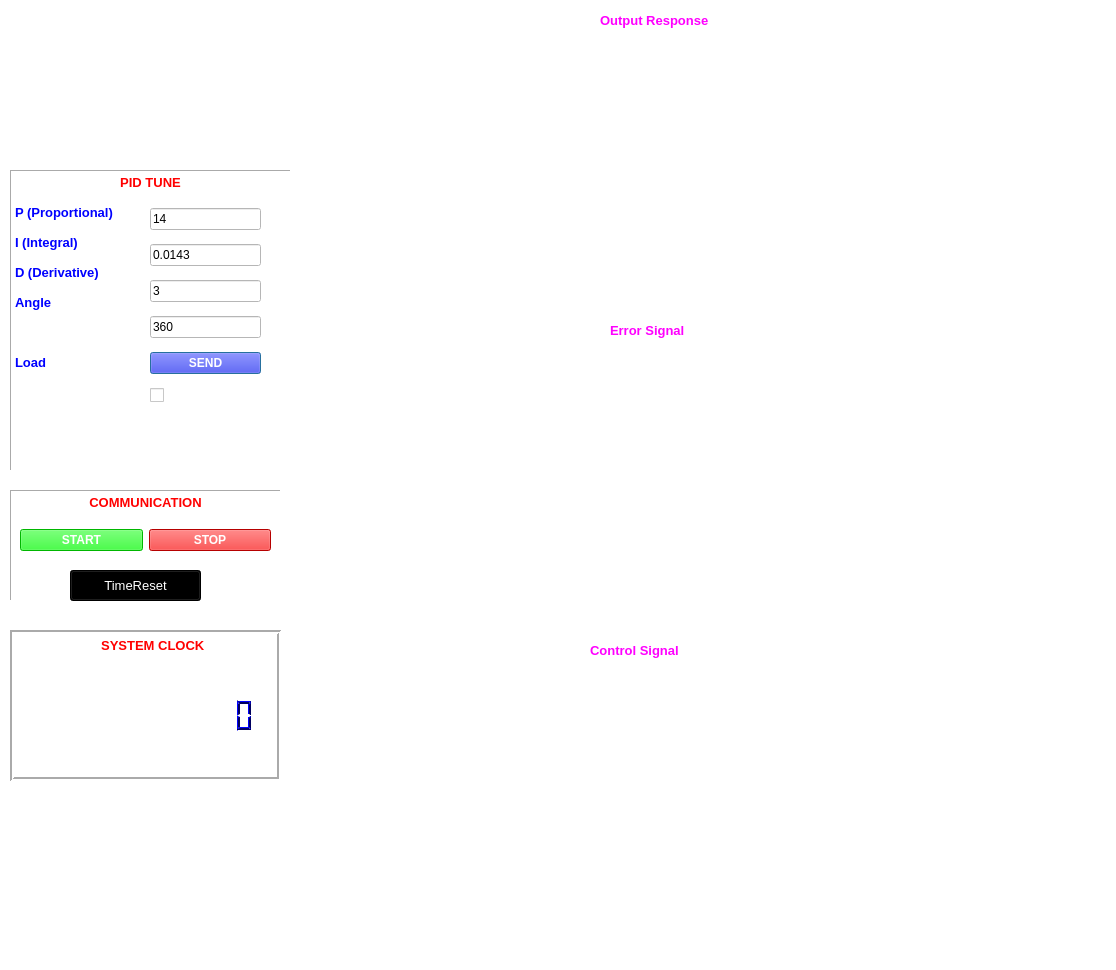
<?xml version="1.0" encoding="UTF-8"?>
<ui version="4.0">
 <class>SecDialog</class>
 <widget class="QDialog" name="SecDialog">
  <property name="geometry">
   <rect>
    <x>0</x>
    <y>0</y>
    <width>1116</width>
    <height>970</height>
   </rect>
  </property>
  <property name="windowTitle">
   <string>Dialog</string>
  </property>
  <property name="styleSheet">
   <string notr="true">background-color: rgb(255, 255, 255);</string>
  </property>
  <widget class="QTextBrowser" name="textBrowser">
   <property name="geometry">
    <rect>
     <x>10</x>
     <y>170</y>
     <width>281</width>
     <height>301</height>
    </rect>
   </property>
   <property name="frameShape">
    <enum>QFrame::Panel</enum>
   </property>
   <property name="html">
    <string>&lt;!DOCTYPE HTML PUBLIC &quot;-//W3C//DTD HTML 4.0//EN&quot; &quot;http://www.w3.org/TR/REC-html40/strict.dtd&quot;&gt;
&lt;html&gt;&lt;head&gt;&lt;meta name=&quot;qrichtext&quot; content=&quot;1&quot; /&gt;&lt;style type=&quot;text/css&quot;&gt;
p, li { white-space: pre-wrap; }
&lt;/style&gt;&lt;/head&gt;&lt;body style=&quot; font-family:'MS Shell Dlg 2'; font-size:8.25pt; font-weight:400; font-style:normal;&quot;&gt;
&lt;p align=&quot;center&quot; style=&quot; margin-top:0px; margin-bottom:0px; margin-left:0px; margin-right:0px; -qt-block-indent:0; text-indent:0px;&quot;&gt;&lt;span style=&quot; font-size:10pt; font-weight:600; color:#ff0000;&quot;&gt;PID TUNE&lt;/span&gt;&lt;/p&gt;
&lt;p style=&quot;-qt-paragraph-type:empty; margin-top:0px; margin-bottom:0px; margin-left:0px; margin-right:0px; -qt-block-indent:0; text-indent:0px; font-size:10pt; font-weight:600; color:#0000ff;&quot;&gt;&lt;br /&gt;&lt;/p&gt;
&lt;p style=&quot; margin-top:0px; margin-bottom:0px; margin-left:0px; margin-right:0px; -qt-block-indent:0; text-indent:0px;&quot;&gt;&lt;span style=&quot; font-size:10pt; font-weight:600; color:#0000ff;&quot;&gt;P (Proportional)&lt;/span&gt;&lt;/p&gt;
&lt;p style=&quot;-qt-paragraph-type:empty; margin-top:0px; margin-bottom:0px; margin-left:0px; margin-right:0px; -qt-block-indent:0; text-indent:0px; font-size:10pt; font-weight:600; color:#0000ff;&quot;&gt;&lt;br /&gt;&lt;/p&gt;
&lt;p style=&quot; margin-top:0px; margin-bottom:0px; margin-left:0px; margin-right:0px; -qt-block-indent:0; text-indent:0px;&quot;&gt;&lt;span style=&quot; font-size:10pt; font-weight:600; color:#0000ff;&quot;&gt;I (Integral)&lt;/span&gt;&lt;/p&gt;
&lt;p style=&quot;-qt-paragraph-type:empty; margin-top:0px; margin-bottom:0px; margin-left:0px; margin-right:0px; -qt-block-indent:0; text-indent:0px; font-size:10pt; font-weight:600; color:#0000ff;&quot;&gt;&lt;br /&gt;&lt;/p&gt;
&lt;p style=&quot; margin-top:0px; margin-bottom:0px; margin-left:0px; margin-right:0px; -qt-block-indent:0; text-indent:0px;&quot;&gt;&lt;span style=&quot; font-size:10pt; font-weight:600; color:#0000ff;&quot;&gt;D (Derivative)&lt;/span&gt;&lt;/p&gt;
&lt;p style=&quot;-qt-paragraph-type:empty; margin-top:0px; margin-bottom:0px; margin-left:0px; margin-right:0px; -qt-block-indent:0; text-indent:0px; font-size:10pt; font-weight:600; color:#0000ff;&quot;&gt;&lt;br /&gt;&lt;/p&gt;
&lt;p style=&quot; margin-top:0px; margin-bottom:0px; margin-left:0px; margin-right:0px; -qt-block-indent:0; text-indent:0px;&quot;&gt;&lt;span style=&quot; font-size:10pt; font-weight:600; color:#0000ff;&quot;&gt;Angle&lt;/span&gt;&lt;/p&gt;
&lt;p style=&quot;-qt-paragraph-type:empty; margin-top:0px; margin-bottom:0px; margin-left:0px; margin-right:0px; -qt-block-indent:0; text-indent:0px; font-size:10pt; font-weight:600; color:#0000ff;&quot;&gt;&lt;br /&gt;&lt;/p&gt;
&lt;p style=&quot;-qt-paragraph-type:empty; margin-top:0px; margin-bottom:0px; margin-left:0px; margin-right:0px; -qt-block-indent:0; text-indent:0px; font-size:10pt; font-weight:600; color:#0000ff;&quot;&gt;&lt;br /&gt;&lt;/p&gt;
&lt;p style=&quot;-qt-paragraph-type:empty; margin-top:0px; margin-bottom:0px; margin-left:0px; margin-right:0px; -qt-block-indent:0; text-indent:0px; font-size:10pt; font-weight:600; color:#0000ff;&quot;&gt;&lt;br /&gt;&lt;/p&gt;
&lt;p style=&quot; margin-top:0px; margin-bottom:0px; margin-left:0px; margin-right:0px; -qt-block-indent:0; text-indent:0px;&quot;&gt;&lt;span style=&quot; font-size:10pt; font-weight:600; color:#0000ff;&quot;&gt;Load&lt;/span&gt;&lt;/p&gt;&lt;/body&gt;&lt;/html&gt;</string>
   </property>
  </widget>
  <widget class="QWidget" name="verticalLayoutWidget">
   <property name="geometry">
    <rect>
     <x>150</x>
     <y>200</y>
     <width>111</width>
     <height>211</height>
    </rect>
   </property>
   <layout class="QVBoxLayout" name="verticalLayout">
    <item>
     <widget class="QLineEdit" name="KpLineEdit">
      <property name="text">
       <string>14</string>
      </property>
     </widget>
    </item>
    <item>
     <widget class="QLineEdit" name="KiLineEdit">
      <property name="text">
       <string>0.0143</string>
      </property>
     </widget>
    </item>
    <item>
     <widget class="QLineEdit" name="KdLineEdit">
      <property name="text">
       <string>3</string>
      </property>
     </widget>
    </item>
    <item>
     <widget class="QLineEdit" name="AngleLineEdit">
      <property name="text">
       <string>360</string>
      </property>
     </widget>
    </item>
    <item>
     <widget class="QPushButton" name="send_btn">
      <property name="font">
       <font>
        <pointsize>9</pointsize>
        <weight>75</weight>
        <bold>true</bold>
       </font>
      </property>
      <property name="styleSheet">
       <string notr="true">color: rgb(255, 255, 255);
background-color: rgb(0, 0, 255);</string>
      </property>
      <property name="text">
       <string>SEND</string>
      </property>
     </widget>
    </item>
    <item>
     <widget class="QCheckBox" name="checkBox">
      <property name="text">
       <string/>
      </property>
     </widget>
    </item>
   </layout>
  </widget>
  <widget class="QTextBrowser" name="textBrowser_2">
   <property name="geometry">
    <rect>
     <x>10</x>
     <y>490</y>
     <width>271</width>
     <height>111</height>
    </rect>
   </property>
   <property name="frameShape">
    <enum>QFrame::Panel</enum>
   </property>
   <property name="html">
    <string>&lt;!DOCTYPE HTML PUBLIC &quot;-//W3C//DTD HTML 4.0//EN&quot; &quot;http://www.w3.org/TR/REC-html40/strict.dtd&quot;&gt;
&lt;html&gt;&lt;head&gt;&lt;meta name=&quot;qrichtext&quot; content=&quot;1&quot; /&gt;&lt;style type=&quot;text/css&quot;&gt;
p, li { white-space: pre-wrap; }
&lt;/style&gt;&lt;/head&gt;&lt;body style=&quot; font-family:'MS Shell Dlg 2'; font-size:8.25pt; font-weight:400; font-style:normal;&quot;&gt;
&lt;p align=&quot;center&quot; style=&quot; margin-top:0px; margin-bottom:0px; margin-left:0px; margin-right:0px; -qt-block-indent:0; text-indent:0px;&quot;&gt;&lt;span style=&quot; font-size:10pt; font-weight:600; color:#ff0000;&quot;&gt;COMMUNICATION&lt;/span&gt;&lt;/p&gt;&lt;/body&gt;&lt;/html&gt;</string>
   </property>
  </widget>
  <widget class="QWidget" name="horizontalLayoutWidget">
   <property name="geometry">
    <rect>
     <x>20</x>
     <y>520</y>
     <width>251</width>
     <height>41</height>
    </rect>
   </property>
   <layout class="QHBoxLayout" name="horizontalLayout">
    <item>
     <widget class="QPushButton" name="start_btn">
      <property name="font">
       <font>
        <pointsize>9</pointsize>
        <weight>75</weight>
        <bold>true</bold>
       </font>
      </property>
      <property name="styleSheet">
       <string notr="true">color: rgb(255, 255, 255);
background-color: rgb(0, 255, 0);</string>
      </property>
      <property name="text">
       <string>START</string>
      </property>
     </widget>
    </item>
    <item>
     <widget class="QPushButton" name="stop_btn">
      <property name="font">
       <font>
        <pointsize>9</pointsize>
        <weight>75</weight>
        <bold>true</bold>
       </font>
      </property>
      <property name="styleSheet">
       <string notr="true">color: rgb(255, 255, 255);
background-color: rgb(255, 0, 0);</string>
      </property>
      <property name="text">
       <string>STOP</string>
      </property>
     </widget>
    </item>
   </layout>
  </widget>
  <widget class="QCustomPlot" name="plot_dapung" native="true">
   <property name="geometry">
    <rect>
     <x>340</x>
     <y>30</y>
     <width>671</width>
     <height>291</height>
    </rect>
   </property>
  </widget>
  <widget class="QCustomPlot" name="plot_saiso" native="true">
   <property name="geometry">
    <rect>
     <x>340</x>
     <y>350</y>
     <width>671</width>
     <height>291</height>
    </rect>
   </property>
  </widget>
  <widget class="QTextBrowser" name="textBrowser_3">
   <property name="geometry">
    <rect>
     <x>10</x>
     <y>630</y>
     <width>271</width>
     <height>151</height>
    </rect>
   </property>
   <property name="styleSheet">
    <string notr="true">color: rgb(255, 0, 0);</string>
   </property>
   <property name="frameShape">
    <enum>QFrame::Box</enum>
   </property>
   <property name="lineWidth">
    <number>2</number>
   </property>
   <property name="midLineWidth">
    <number>0</number>
   </property>
   <property name="html">
    <string>&lt;!DOCTYPE HTML PUBLIC &quot;-//W3C//DTD HTML 4.0//EN&quot; &quot;http://www.w3.org/TR/REC-html40/strict.dtd&quot;&gt;
&lt;html&gt;&lt;head&gt;&lt;meta name=&quot;qrichtext&quot; content=&quot;1&quot; /&gt;&lt;style type=&quot;text/css&quot;&gt;
p, li { white-space: pre-wrap; }
&lt;/style&gt;&lt;/head&gt;&lt;body style=&quot; font-family:'MS Shell Dlg 2'; font-size:8.25pt; font-weight:400; font-style:normal;&quot;&gt;
&lt;p align=&quot;center&quot; style=&quot; margin-top:0px; margin-bottom:0px; margin-left:0px; margin-right:0px; -qt-block-indent:0; text-indent:0px;&quot;&gt;&lt;span style=&quot; font-size:10pt; font-weight:600; color:#ff0000;&quot;&gt;    SYSTEM CLOCK&lt;/span&gt;&lt;/p&gt;&lt;/body&gt;&lt;/html&gt;</string>
   </property>
  </widget>
  <widget class="QPushButton" name="reset_btn">
   <property name="geometry">
    <rect>
     <x>70</x>
     <y>570</y>
     <width>131</width>
     <height>31</height>
    </rect>
   </property>
   <property name="font">
    <font>
     <pointsize>10</pointsize>
    </font>
   </property>
   <property name="styleSheet">
    <string notr="true">color: rgb(255, 255, 255);
background-color: rgb(0, 0, 0);</string>
   </property>
   <property name="text">
    <string>TimeReset</string>
   </property>
  </widget>
  <widget class="QCustomPlot" name="plot_dieukhien" native="true">
   <property name="geometry">
    <rect>
     <x>340</x>
     <y>670</y>
     <width>671</width>
     <height>291</height>
    </rect>
   </property>
  </widget>
  <widget class="QLabel" name="label_slider">
   <property name="geometry">
    <rect>
     <x>200</x>
     <y>450</y>
     <width>55</width>
     <height>16</height>
    </rect>
   </property>
   <property name="font">
    <font>
     <pointsize>10</pointsize>
     <weight>75</weight>
     <bold>true</bold>
    </font>
   </property>
   <property name="styleSheet">
    <string notr="true">color: rgb(255, 0, 0);</string>
   </property>
   <property name="text">
    <string/>
   </property>
  </widget>
  <widget class="QLCDNumber" name="temp_lcdNumber">
   <property name="geometry">
    <rect>
     <x>20</x>
     <y>670</y>
     <width>241</width>
     <height>91</height>
    </rect>
   </property>
   <property name="palette">
    <palette>
     <active>
      <colorrole role="WindowText">
       <brush brushstyle="SolidPattern">
        <color alpha="255">
         <red>0</red>
         <green>0</green>
         <blue>94</blue>
        </color>
       </brush>
      </colorrole>
      <colorrole role="Button">
       <brush brushstyle="SolidPattern">
        <color alpha="255">
         <red>255</red>
         <green>255</green>
         <blue>255</blue>
        </color>
       </brush>
      </colorrole>
      <colorrole role="Light">
       <brush brushstyle="SolidPattern">
        <color alpha="255">
         <red>0</red>
         <green>0</green>
         <blue>255</blue>
        </color>
       </brush>
      </colorrole>
      <colorrole role="Dark">
       <brush brushstyle="SolidPattern">
        <color alpha="255">
         <red>0</red>
         <green>0</green>
         <blue>94</blue>
        </color>
       </brush>
      </colorrole>
      <colorrole role="Text">
       <brush brushstyle="SolidPattern">
        <color alpha="255">
         <red>60</red>
         <green>60</green>
         <blue>60</blue>
        </color>
       </brush>
      </colorrole>
      <colorrole role="ButtonText">
       <brush brushstyle="SolidPattern">
        <color alpha="255">
         <red>76</red>
         <green>76</green>
         <blue>76</blue>
        </color>
       </brush>
      </colorrole>
      <colorrole role="Base">
       <brush brushstyle="SolidPattern">
        <color alpha="255">
         <red>255</red>
         <green>255</green>
         <blue>255</blue>
        </color>
       </brush>
      </colorrole>
      <colorrole role="Window">
       <brush brushstyle="SolidPattern">
        <color alpha="255">
         <red>255</red>
         <green>255</green>
         <blue>255</blue>
        </color>
       </brush>
      </colorrole>
      <colorrole role="PlaceholderText">
       <brush brushstyle="NoBrush">
        <color alpha="128">
         <red>60</red>
         <green>60</green>
         <blue>60</blue>
        </color>
       </brush>
      </colorrole>
     </active>
     <inactive>
      <colorrole role="WindowText">
       <brush brushstyle="SolidPattern">
        <color alpha="255">
         <red>0</red>
         <green>0</green>
         <blue>94</blue>
        </color>
       </brush>
      </colorrole>
      <colorrole role="Button">
       <brush brushstyle="SolidPattern">
        <color alpha="255">
         <red>255</red>
         <green>255</green>
         <blue>255</blue>
        </color>
       </brush>
      </colorrole>
      <colorrole role="Light">
       <brush brushstyle="SolidPattern">
        <color alpha="255">
         <red>0</red>
         <green>0</green>
         <blue>255</blue>
        </color>
       </brush>
      </colorrole>
      <colorrole role="Dark">
       <brush brushstyle="SolidPattern">
        <color alpha="255">
         <red>0</red>
         <green>0</green>
         <blue>94</blue>
        </color>
       </brush>
      </colorrole>
      <colorrole role="Text">
       <brush brushstyle="SolidPattern">
        <color alpha="255">
         <red>60</red>
         <green>60</green>
         <blue>60</blue>
        </color>
       </brush>
      </colorrole>
      <colorrole role="ButtonText">
       <brush brushstyle="SolidPattern">
        <color alpha="255">
         <red>76</red>
         <green>76</green>
         <blue>76</blue>
        </color>
       </brush>
      </colorrole>
      <colorrole role="Base">
       <brush brushstyle="SolidPattern">
        <color alpha="255">
         <red>255</red>
         <green>255</green>
         <blue>255</blue>
        </color>
       </brush>
      </colorrole>
      <colorrole role="Window">
       <brush brushstyle="SolidPattern">
        <color alpha="255">
         <red>255</red>
         <green>255</green>
         <blue>255</blue>
        </color>
       </brush>
      </colorrole>
      <colorrole role="PlaceholderText">
       <brush brushstyle="NoBrush">
        <color alpha="128">
         <red>60</red>
         <green>60</green>
         <blue>60</blue>
        </color>
       </brush>
      </colorrole>
     </inactive>
     <disabled>
      <colorrole role="WindowText">
       <brush brushstyle="SolidPattern">
        <color alpha="255">
         <red>0</red>
         <green>0</green>
         <blue>94</blue>
        </color>
       </brush>
      </colorrole>
      <colorrole role="Button">
       <brush brushstyle="SolidPattern">
        <color alpha="255">
         <red>255</red>
         <green>255</green>
         <blue>255</blue>
        </color>
       </brush>
      </colorrole>
      <colorrole role="Light">
       <brush brushstyle="SolidPattern">
        <color alpha="255">
         <red>0</red>
         <green>0</green>
         <blue>255</blue>
        </color>
       </brush>
      </colorrole>
      <colorrole role="Dark">
       <brush brushstyle="SolidPattern">
        <color alpha="255">
         <red>0</red>
         <green>0</green>
         <blue>94</blue>
        </color>
       </brush>
      </colorrole>
      <colorrole role="Text">
       <brush brushstyle="SolidPattern">
        <color alpha="255">
         <red>0</red>
         <green>0</green>
         <blue>94</blue>
        </color>
       </brush>
      </colorrole>
      <colorrole role="ButtonText">
       <brush brushstyle="SolidPattern">
        <color alpha="255">
         <red>0</red>
         <green>0</green>
         <blue>94</blue>
        </color>
       </brush>
      </colorrole>
      <colorrole role="Base">
       <brush brushstyle="SolidPattern">
        <color alpha="255">
         <red>255</red>
         <green>255</green>
         <blue>255</blue>
        </color>
       </brush>
      </colorrole>
      <colorrole role="Window">
       <brush brushstyle="SolidPattern">
        <color alpha="255">
         <red>255</red>
         <green>255</green>
         <blue>255</blue>
        </color>
       </brush>
      </colorrole>
      <colorrole role="PlaceholderText">
       <brush brushstyle="NoBrush">
        <color alpha="128">
         <red>60</red>
         <green>60</green>
         <blue>60</blue>
        </color>
       </brush>
      </colorrole>
     </disabled>
    </palette>
   </property>
   <property name="font">
    <font>
     <pointsize>6</pointsize>
    </font>
   </property>
   <property name="styleSheet">
    <string notr="true">border-color: rgb(0, 0, 255);</string>
   </property>
   <property name="frameShape">
    <enum>QFrame::NoFrame</enum>
   </property>
   <property name="digitCount">
    <number>14</number>
   </property>
  </widget>
  <widget class="QLabel" name="Logo_RIC">
   <property name="geometry">
    <rect>
     <x>10</x>
     <y>10</y>
     <width>271</width>
     <height>131</height>
    </rect>
   </property>
   <property name="text">
    <string/>
   </property>
  </widget>
  <widget class="QLabel" name="label">
   <property name="geometry">
    <rect>
     <x>600</x>
     <y>10</y>
     <width>161</width>
     <height>21</height>
    </rect>
   </property>
   <property name="font">
    <font>
     <pointsize>10</pointsize>
     <weight>75</weight>
     <bold>true</bold>
    </font>
   </property>
   <property name="styleSheet">
    <string notr="true">color: rgb(255, 0, 255);</string>
   </property>
   <property name="text">
    <string>Output Response</string>
   </property>
  </widget>
  <widget class="QLabel" name="label_4">
   <property name="geometry">
    <rect>
     <x>610</x>
     <y>320</y>
     <width>141</width>
     <height>21</height>
    </rect>
   </property>
   <property name="font">
    <font>
     <pointsize>10</pointsize>
     <weight>75</weight>
     <bold>true</bold>
    </font>
   </property>
   <property name="styleSheet">
    <string notr="true">color: rgb(255, 0, 255);</string>
   </property>
   <property name="text">
    <string>Error Signal</string>
   </property>
  </widget>
  <widget class="QLabel" name="label_5">
   <property name="geometry">
    <rect>
     <x>590</x>
     <y>640</y>
     <width>171</width>
     <height>21</height>
    </rect>
   </property>
   <property name="font">
    <font>
     <pointsize>10</pointsize>
     <weight>75</weight>
     <bold>true</bold>
    </font>
   </property>
   <property name="styleSheet">
    <string notr="true">color: rgb(255, 0, 255);</string>
   </property>
   <property name="text">
    <string>Control Signal</string>
   </property>
  </widget>
  <zorder>textBrowser</zorder>
  <zorder>verticalLayoutWidget</zorder>
  <zorder>textBrowser_2</zorder>
  <zorder>horizontalLayoutWidget</zorder>
  <zorder>plot_dapung</zorder>
  <zorder>plot_saiso</zorder>
  <zorder>textBrowser_3</zorder>
  <zorder>reset_btn</zorder>
  <zorder>plot_dieukhien</zorder>
  <zorder>label_slider</zorder>
  <zorder>Logo_RIC</zorder>
  <zorder>temp_lcdNumber</zorder>
  <zorder>label</zorder>
  <zorder>label_4</zorder>
  <zorder>label_5</zorder>
 </widget>
 <customwidgets>
  <customwidget>
   <class>QCustomPlot</class>
   <extends>QWidget</extends>
   <header>qcustomplot.h</header>
   <container>1</container>
  </customwidget>
 </customwidgets>
 <resources/>
 <connections/>
</ui>
